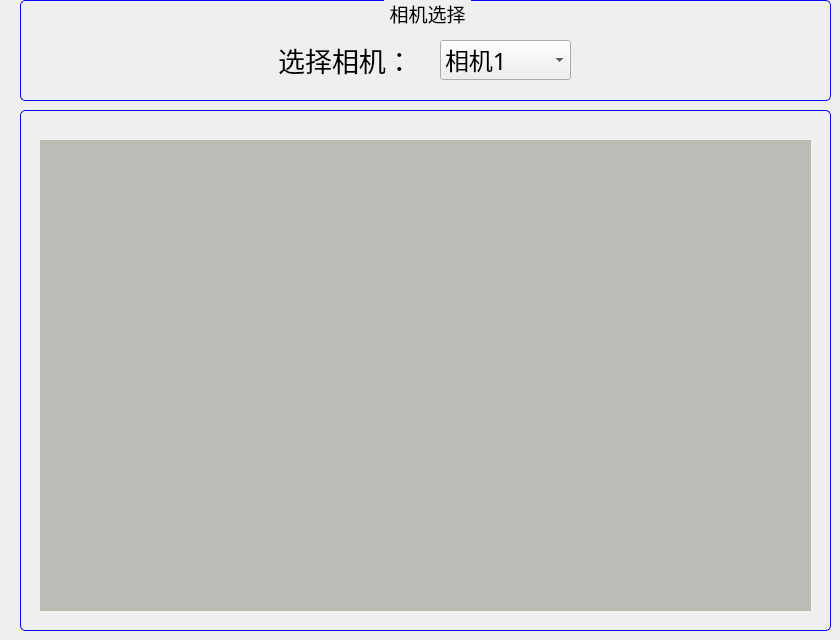
   <widget class="QWidget" name="tab_1">
    <attribute name="title">
     <string>调试模式选择</string>
    </attribute>
    <widget class="QGroupBox" name="LightGroupBox_17">
     <property name="geometry">
      <rect>
       <x>20</x>
       <y>0</y>
       <width>811</width>
       <height>101</height>
      </rect>
     </property>
     <property name="font">
      <font>
       <family>Yahei Mono</family>
       <pointsize>14</pointsize>
       <weight>50</weight>
       <italic>false</italic>
       <bold>false</bold>
      </font>
     </property>
     <property name="styleSheet">
      <string notr="true">QGroupBox 
{
	border:1px solid #0000EE;
	border-radius:5px;
	margin-top:1.5ex;
}
QGroupBox::title 
{
	subcontrol-origin: margin;
	subcontrol-position: top center;
	padding: 0 3px;
}</string>
     </property>
     <property name="title">
      <string>相机选择</string>
     </property>
     <property name="flat">
      <bool>false</bool>
     </property>
     <property name="checkable">
      <bool>false</bool>
     </property>
     <widget class="QLabel" name="lable_109">
      <property name="geometry">
       <rect>
        <x>220</x>
        <y>40</y>
        <width>211</width>
        <height>40</height>
       </rect>
      </property>
      <property name="font">
       <font>
        <family>Yahei Mono</family>
        <pointsize>20</pointsize>
        <weight>50</weight>
        <bold>false</bold>
       </font>
      </property>
      <property name="styleSheet">
       <string notr="true"/>
      </property>
      <property name="text">
       <string>选择相机：</string>
      </property>
      <property name="alignment">
       <set>Qt::AlignCenter</set>
      </property>
     </widget>
     <widget class="QComboBox" name="box_cz_12">
      <property name="geometry">
       <rect>
        <x>420</x>
        <y>40</y>
        <width>131</width>
        <height>40</height>
       </rect>
      </property>
      <property name="sizePolicy">
       <sizepolicy hsizetype="Preferred" vsizetype="Fixed">
        <horstretch>0</horstretch>
        <verstretch>0</verstretch>
       </sizepolicy>
      </property>
      <property name="minimumSize">
       <size>
        <width>0</width>
        <height>40</height>
       </size>
      </property>
      <property name="font">
       <font>
        <family>Yahei Mono</family>
        <pointsize>18</pointsize>
       </font>
      </property>
      <property name="layoutDirection">
       <enum>Qt::LeftToRight</enum>
      </property>
      <property name="autoFillBackground">
       <bool>false</bool>
      </property>
      <item>
       <property name="text">
        <string>相机1</string>
       </property>
      </item>
      <item>
       <property name="text">
        <string>相机2</string>
       </property>
      </item>
      <item>
       <property name="text">
        <string>相机3</string>
       </property>
      </item>
     </widget>
    </widget>
    <widget class="QGroupBox" name="LightGroupBox_26">
     <property name="geometry">
      <rect>
       <x>20</x>
       <y>110</y>
       <width>811</width>
       <height>521</height>
      </rect>
     </property>
     <property name="font">
      <font>
       <family>Yahei Mono</family>
       <pointsize>14</pointsize>
       <weight>50</weight>
       <italic>false</italic>
       <bold>false</bold>
      </font>
     </property>
     <property name="styleSheet">
      <string notr="true">QGroupBox 
{
	border:1px solid #0000EE;
	border-radius:5px;
	margin-top:1.5ex;
}
QGroupBox::title 
{
	subcontrol-origin: margin;
	subcontrol-position: top center;
	padding: 0 3px;
}</string>
     </property>
     <property name="title">
      <string/>
     </property>
     <property name="flat">
      <bool>false</bool>
     </property>
     <property name="checkable">
      <bool>false</bool>
     </property>
     <widget class="QLabel" name="ButtonImage_3">
      <property name="geometry">
       <rect>
        <x>20</x>
        <y>30</y>
        <width>771</width>
        <height>471</height>
       </rect>
      </property>
      <property name="font">
       <font>
        <family>Yahei Mono</family>
       </font>
      </property>
      <property name="styleSheet">
       <string notr="true">background-color: rgb(186, 189, 182);</string>
      </property>
      <property name="frameShape">
       <enum>QFrame::NoFrame</enum>
      </property>
      <property name="text">
       <string/>
      </property>
      <property name="alignment">
       <set>Qt::AlignCenter</set>
      </property>
     </widget>
    </widget>
   </widget>
